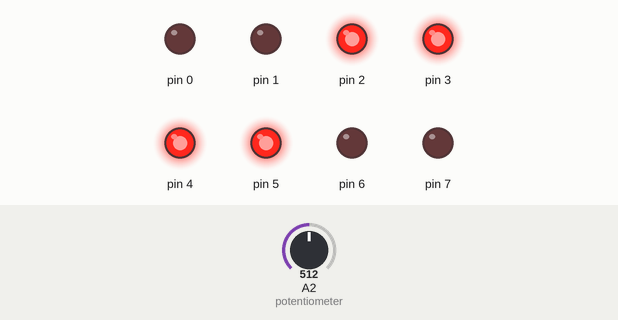
Recording of a sketch running on a simulated Arduino Uno, built with avr-gcc and run on an emulated ATmega328P. Parts: output pins drawn as LEDs (lit = HIGH). Inputs (shaded band) come from the test bench; at power-on: A2 (potentiometer) = 512.

Above: at 1.2 s.
1.3 s: A2 (potentiometer) set to 503
At 2.0 s:
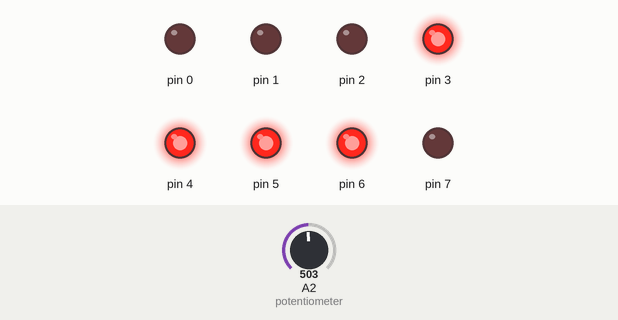
2.8 s: A2 (potentiometer) set to 267
4.3 s: A2 (potentiometer) set to 249
At 5.5 s:
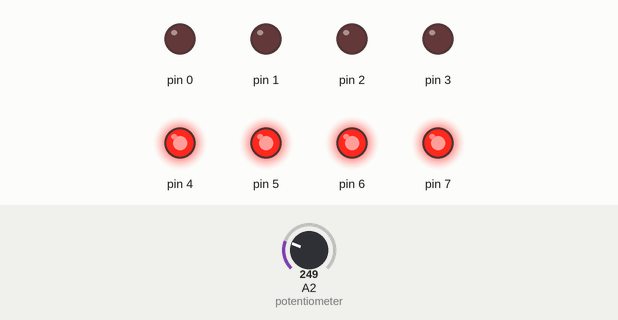
5.8 s: A2 (potentiometer) set to 900
At 6.6 s:
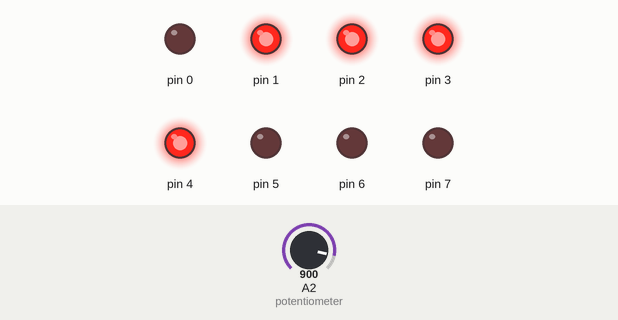
7.3 s: A2 (potentiometer) set to 1007
8.8 s: A2 (potentiometer) set to 1023
At 10.1 s:
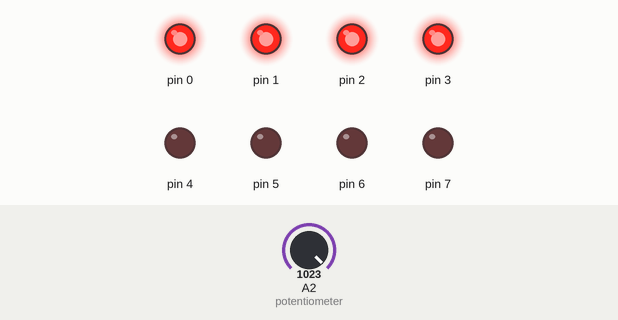
Timing chart, 0 to 11.3 s (numbered marks = the images above; inputs shaded):
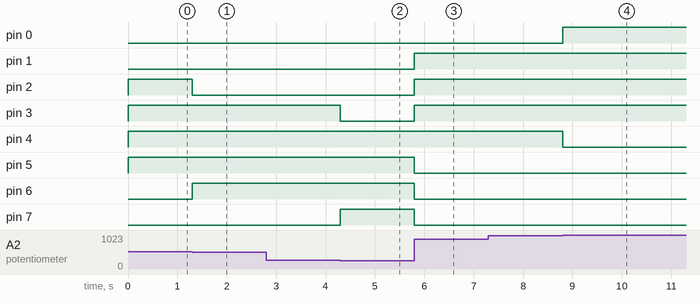

Measured:
- the behaviour switches between 512 and 511 on A2 (potentiometer) (found by bisection; images 0 and 1)
- the behaviour switches between 256 and 255 on A2 (potentiometer) (found by bisection; images 1 and 2)
- the behaviour switches between 1022 and 1023 on A2 (potentiometer) (found by bisection; images 3 and 4)
- after the input at 1.3 s, pin 2: HIGH → LOW at once; pin 6: LOW → HIGH at once
- after the input at 2.8 s, every drawn part: stays the same
- after the input at 4.3 s, pin 3: HIGH → LOW at once; pin 7: LOW → HIGH at once
- after the input at 5.8 s, pin 1–3: LOW → HIGH at once; pin 5–7: HIGH → LOW at once
- after the input at 7.3 s, every drawn part: stays the same
- after the input at 8.8 s, pin 0: LOW → HIGH at once; pin 4: HIGH → LOW at once

The sketch:

sketch.ino
```cpp
byte leds[5]={0xF0,0x78,0x3C,0x1E,0x0F};
void setup()
  {
    DDRD=0xFF;
  }

void loop()
  {
    int sec=map(analogRead(2),0,1023,0,4);
    PORTD=leds[sec];
  }
```
